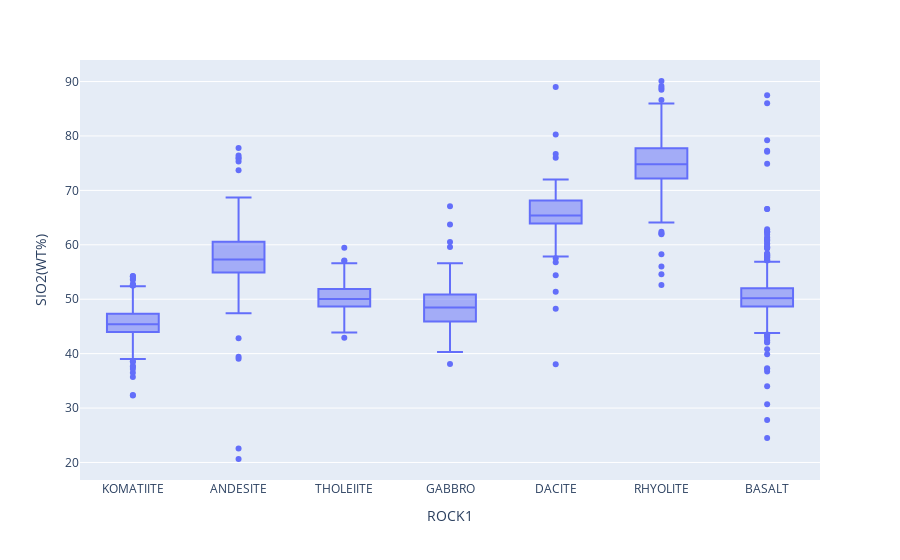

The code cell stored with this chart in its notebook:
### Code cell
px.box(dataframe, x="ROCK1", y="SIO2(WT%)")

### Figure 1 — Plotly figure (JSON) as saved in the notebook; plotly's stock layout.template omitted (floating-point values rounded to 4 significant figures; data arrays with more than 128 entries replaced by an {"elided": "..."} marker saying what was removed)
{"data": [{"alignmentgroup": "True", "hovertemplate": "ROCK1=%{x}<br>SIO2(WT%)=%{y}<extra></extra>", "legendgroup": "", "marker": {"color": "#636efa"}, "name": "", "notched": false, "offsetgroup": "", "orientation": "v", "showlegend": false, "type": "box", "x": {"elided": "2191 str values"}, "x0": " ", "xaxis": "x", "y": {"elided": "2191 float values"}, "y0": " ", "yaxis": "y"}], "layout": {"boxmode": "group", "legend": {"tracegroupgap": 0}, "margin": {"t": 60}, "xaxis": {"anchor": "y", "domain": [0, 1], "title": {"text": "ROCK1"}}, "yaxis": {"anchor": "x", "domain": [0, 1], "title": {"text": "SIO2(WT%)"}}}}
